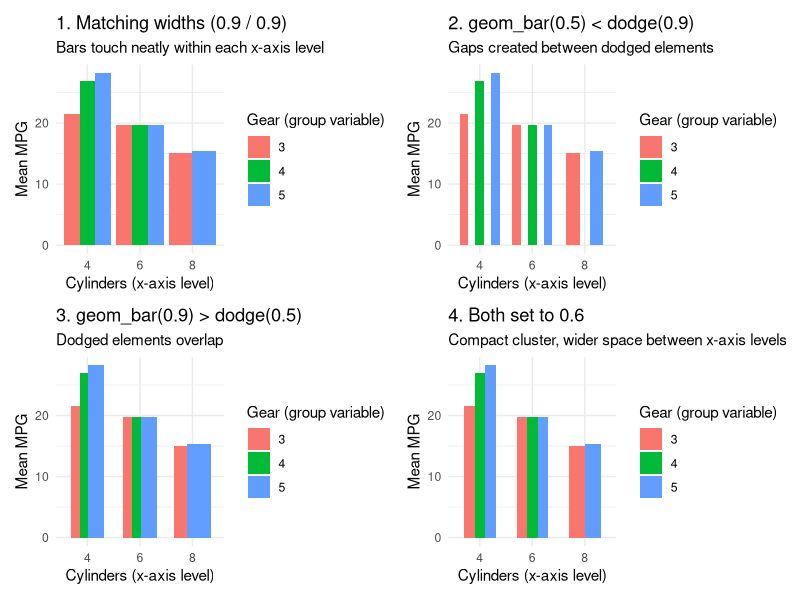
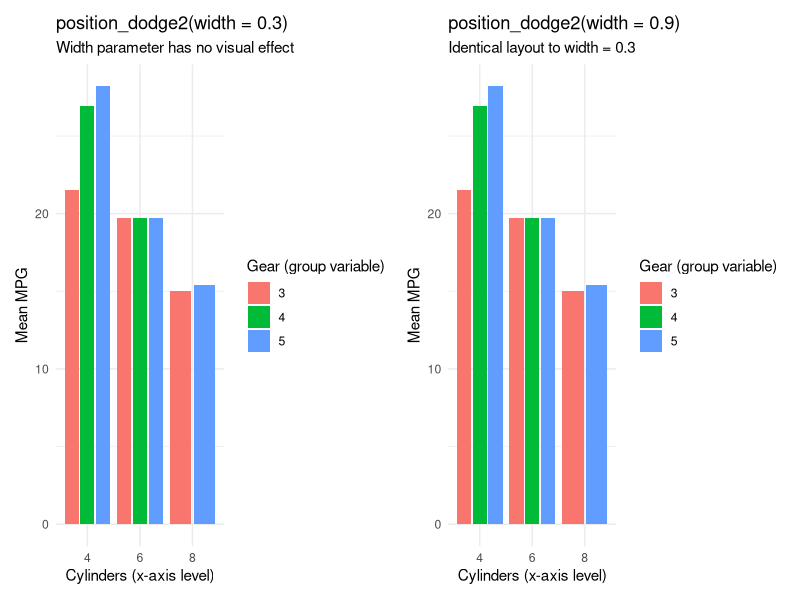
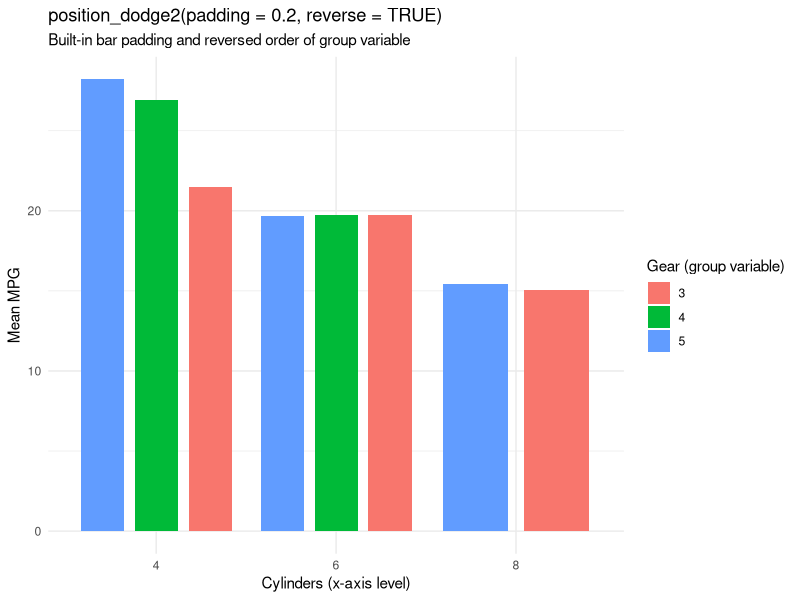
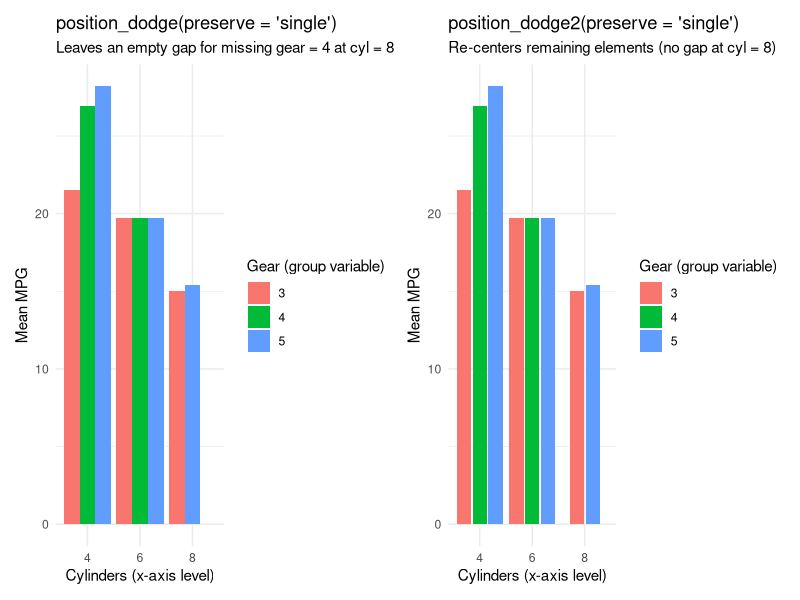

Write the R code that produced these figures, in order.
## ---- chunk 1
library(knitr)
opts_chunk$set(
  echo = TRUE, 
  warning = FALSE, 
  message = FALSE, 
  fig.width = 8, 
  fig.height = 5, 
  dpi = 200, 
  fig.align = "center"
)
## ---- chunk 2
library(ggplot2)
library(patchwork)
## ---- chunk 3
# Base plot configuration
base_p <- ggplot(mtcars, aes(x = factor(cyl), y = mpg, fill = factor(gear))) +
  labs(x = "Cylinders (x-axis level)", y = "Mean MPG", fill = "Gear (group variable)") +
  theme_minimal(base_size = 11)

# Case 1: Default matching widths (0.9 / 0.9)
# Bars touch neatly within each x-axis level
p1 <- base_p +
  geom_bar(
    stat = "summary", 
    fun = "mean", 
    width = 0.9, 
    position = position_dodge(width = 0.9)
  ) +
  ggtitle("1. Matching widths (0.9 / 0.9)", subtitle = "Bars touch neatly within each x-axis level")

# Case 2: geom_bar width (0.5) < dodge width (0.9)
# Dodging span is 0.9, but bars are narrower -> gaps appear between bars
p2 <- base_p +
  geom_bar(
    stat = "summary", 
    fun = "mean", 
    width = 0.5, 
    position = position_dodge(width = 0.9)
  ) +
  ggtitle("2. geom_bar(0.5) < dodge(0.9)", subtitle = "Gaps created between dodged elements")

# Case 3: geom_bar width (0.9) > dodge width (0.5)
# Dodging span is narrower than bar widths -> bars overlap
p3 <- base_p +
  geom_bar(
    stat = "summary", 
    fun = "mean", 
    width = 0.9, 
    position = position_dodge(width = 0.5)
  ) +
  ggtitle("3. geom_bar(0.9) > dodge(0.5)", subtitle = "Dodged elements overlap")

# Case 4: Both changed to 0.6
# Group as a whole is narrower, bars touch, larger separation between x-axis levels
p4 <- base_p +
  geom_bar(
    stat = "summary", 
    fun = "mean", 
    width = 0.6, 
    position = position_dodge(width = 0.6)
  ) +
  ggtitle("4. Both set to 0.6", subtitle = "Compact cluster, wider space between x-axis levels")

(p1 | p2) / (p3 | p4)
## ---- chunk 4
# Changing width in position_dodge2 produces identical output
p_d2_w03 <- base_p +
  geom_bar(
    stat = "summary", 
    fun = "mean", 
    position = position_dodge2(width = 0.3)
  ) +
  ggtitle("position_dodge2(width = 0.3)", subtitle = "Width parameter has no visual effect")

p_d2_w09 <- base_p +
  geom_bar(
    stat = "summary", 
    fun = "mean", 
    position = position_dodge2(width = 0.9)
  ) +
  ggtitle("position_dodge2(width = 0.9)", subtitle = "Identical layout to width = 0.3")

p_d2_w03 | p_d2_w09
## ---- chunk 5
# Using padding and reverse in position_dodge2
p_dodge2_demo <- base_p +
  geom_bar(
    stat = "summary", 
    fun = "mean", 
    position = position_dodge2(padding = 0.2, reverse = TRUE)
  ) +
  labs(
    title = "position_dodge2(padding = 0.2, reverse = TRUE)",
    subtitle = "Built-in bar padding and reversed order of group variable"
  )

p_dodge2_demo
## ---- chunk 6
table(mtcars$cyl, mtcars$gear)
## ---- chunk 7
# position_dodge with preserve = "single"
p_dodge_single <- base_p +
  geom_bar(
    stat = "summary", 
    fun = "mean", 
    position = position_dodge(preserve = "single")
  ) +
  labs(
    title = "position_dodge(preserve = 'single')",
    subtitle = "Leaves an empty gap for missing gear = 4 at cyl = 8"
  )

# position_dodge2 with preserve = "single"
p_dodge2_single <- base_p +
  geom_bar(
    stat = "summary", 
    fun = "mean", 
    position = position_dodge2(preserve = "single")
  ) +
  labs(
    title = "position_dodge2(preserve = 'single')",
    subtitle = "Re-centers remaining elements (no gap at cyl = 8)"
  )

# Side-by-side comparison
p_dodge_single | p_dodge2_single
